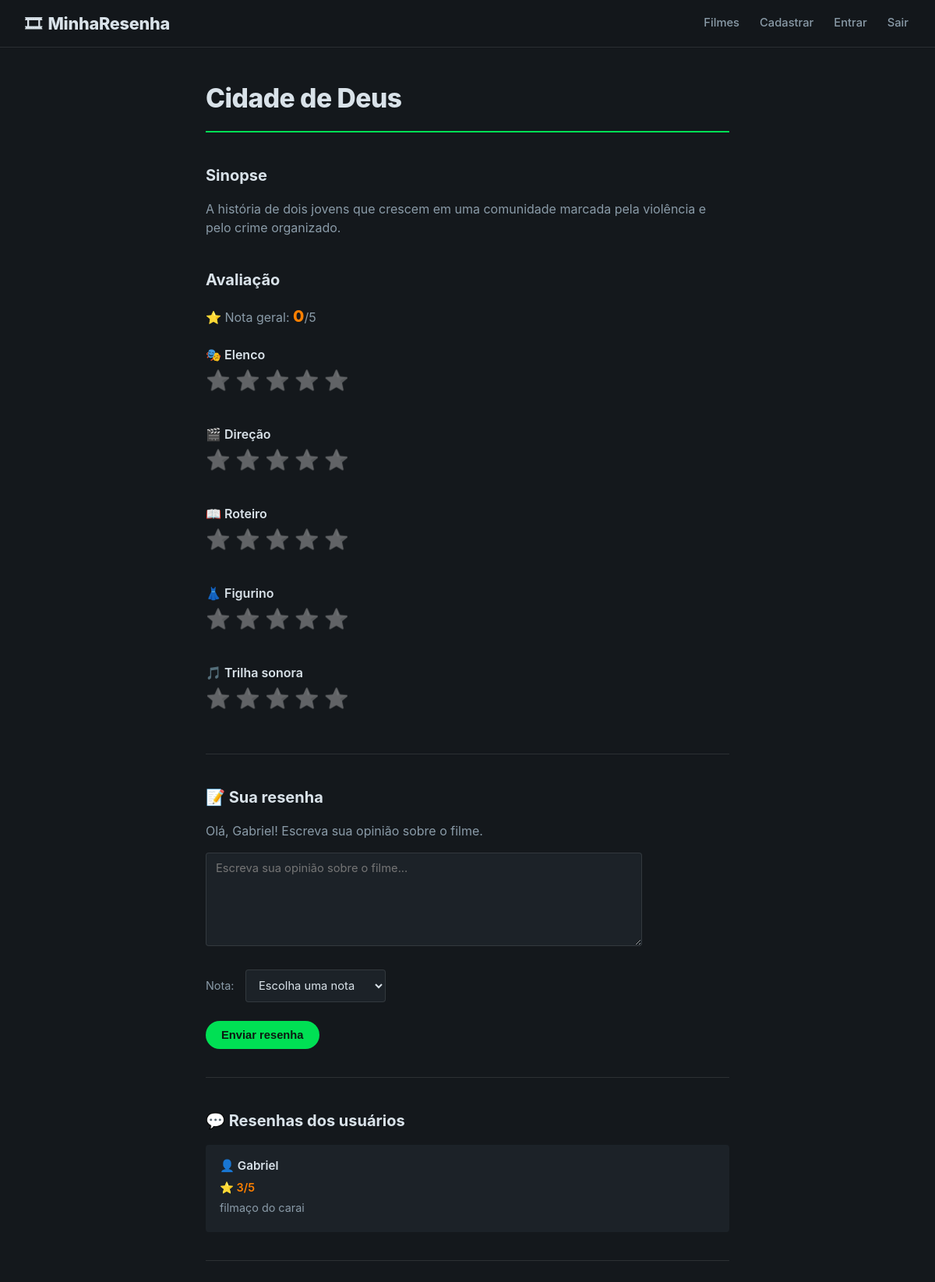
/filme/3 (signed in), run on the app's committed database.
### tables this page shows
CREATE TABLE filmes (
    id INTEGER PRIMARY KEY AUTOINCREMENT,
    titulo TEXT NOT NULL,
    ano INTEGER,
    genero TEXT,
    sinopse TEXT,
    imagem TEXT
);

CREATE TABLE usuarios (
    id INTEGER PRIMARY KEY AUTOINCREMENT,
    nome TEXT NOT NULL,
    email TEXT NOT NULL UNIQUE,
    senha TEXT NOT NULL
, admin INTEGER DEFAULT 0, foto TEXT);

CREATE TABLE resenhas (
    id INTEGER PRIMARY KEY AUTOINCREMENT,
    usuario_id INTEGER NOT NULL,
    filme_id INTEGER NOT NULL,
    texto TEXT NOT NULL,
    nota INTEGER NOT NULL,
    data TIMESTAMP DEFAULT CURRENT_TIMESTAMP
);

### letterbox.py (the view)
@app.route("/filme/<int:id>")
def filme(id):
    conexao = sqlite3.connect("filmes.db")
    cursor = conexao.cursor()
    cursor.execute(
        "SELECT * FROM filmes WHERE id = ?",
        (id,)
    )
    filme = cursor.fetchone()
    cursor.execute("""
        SELECT resenhas.texto, resenhas.nota, usuarios.nome
        FROM resenhas
        JOIN usuarios ON resenhas.usuario_id = usuarios.id
        WHERE resenhas.filme_id = ?
        ORDER BY resenhas.id DESC
    """, (id,))
    resenhas = cursor.fetchall()
    conexao.close()
    return render_template(
        "filme.html",
        filme=filme,
        resenhas=resenhas
    )

### templates/filme.html (shortened to what this page needs)
<!DOCTYPE html>
<html lang="pt-br">
<head>
    <link rel="stylesheet" href="{{ url_for('static', filename='filme.css') }}">
</head>
<body>
    <header>
        <h1>MinhaResenha</h1>
        <nav>
            <a href="/filmes">Filmes</a>
            <a href="/cadastro">Cadastrar</a>
            <a href="/login">Entrar</a>
            <a href="/logout">Sair</a>
        </nav>
    </header>
    <main>
        <h1>{{ filme[1] }}</h1>
        <h2>Sinopse</h2>
        <p>
            {{ filme[4] }}
        </p>
        <h2>Avaliação</h2>
        <p>
            ⭐ Nota geral:
            <span id="notaGeral">0</span>/5
        </p>
        <h3>🎭 Elenco</h3>
        <div class="estrelas" data-categoria="Elenco">
            <span data-nota="1">⭐</span>
            <span data-nota="2">⭐</span>
            <span data-nota="3">⭐</span>
            <span data-nota="4">⭐</span>
            <span data-nota="5">⭐</span>
        </div>
        <p id="notaElenco"></p>
        <h3>🎬 Direção</h3>
        <div class="estrelas" data-categoria="Direção">
            <span data-nota="1">⭐</span>
            <span data-nota="2">⭐</span>
            <span data-nota="3">⭐</span>
            <span data-nota="4">⭐</span>
            <span data-nota="5">⭐</span>
        </div>
        <p id="notaDirecao"></p>
        <h3>📖 Roteiro</h3>
        <div class="estrelas" data-categoria="Roteiro">
            <span data-nota="1">⭐</span>
            <span data-nota="2">⭐</span>
            <span data-nota="3">⭐</span>
            <span data-nota="4">⭐</span>
            <span data-nota="5">⭐</span>
        </div>
        <p id="notaRoteiro"></p>
        <h3>👗 Figurino</h3>
        <div class="estrelas" data-categoria="Figurino">
            <span data-nota="1">⭐</span>
            <span data-nota="2">⭐</span>
            <span data-nota="3">⭐</span>
            <span data-nota="4">⭐</span>
            <span data-nota="5">⭐</span>
        </div>
        <p id="notaFigurino"></p>
        <h3>🎵 Trilha sonora</h3>
        <div class="estrelas" data-categoria="Trilha sonora">
            <span data-nota="1">⭐</span>
            <span data-nota="2">⭐</span>
            <span data-nota="3">⭐</span>
            <span data-nota="4">⭐</span>
            <span data-nota="5">⭐</span>
        </div>
        <p id="notaTrilha"></p>
        <hr>
        {% if session.get("usuario_id") %}
            <h2>📝 Sua resenha</h2>
            <p>
                Olá, {{ session.get("usuario_nome") }}! Escreva sua opinião sobre o filme.
            </p>
            <form
                action="/filme/{{ filme[0] }}/resenha"
                method="POST"
            >
                <textarea
                    name="texto"
                    placeholder="Escreva sua opinião sobre o filme..."
                    required
                ></textarea>
                <br><br>
                <label for="nota">Nota:</label>
                <select name="nota" id="nota" required>
                    <option value="">
                        Escolha uma nota
                    </option>
                </select>
                <br><br>
                <button type="submit">
                    Enviar resenha
                </button>
            </form>
        {% endif %}
        <hr>
        <h2>💬 Resenhas dos usuários</h2>
        {% if resenhas %}
            {% for resenha in resenhas %}
                <div class="resenha">
                    <h3>
                        👤 {{ resenha[2] }}
                    </h3>
                    <p>
                        ⭐ {{ resenha[1] }}/5
                    </p>
                    <p>
                        {{ resenha[0] }}
                    </p>
                </div>
                <hr>
            {% endfor %}
        {% else %}
            <p>
                Esse filme ainda não possui resenhas.
            </p>
        {% endif %}
    </main>
</body>
</html>

### static/filme.css (style rules this page uses)
:root { --bg: #14181c; --surface: #1c2228; --surface-raised: #232a31; --border: rgba(255, 255, 255, 0.1); --text: #d9e2e9; --text-muted: #8a9ba8; --green: #00e054; --orange: #ff8000; --blue: #40bcf4; --radius: 4px; }
* { box-sizing: border-box; }
body { margin: 0; background: var(--bg); color: var(--text); font-family: -apple-system, "Segoe UI", Roboto, Helvetica, Arial, sans-serif; line-height: 1.5; }
header { position: sticky; top: 0; z-index: 10; display: flex; align-items: center; justify-content: space-between; flex-wrap: wrap; gap: 12px; padding: 14px 32px; background: rgba(20, 24, 28, 0.92); backdrop-filter: blur(6px); border-bottom: 1px solid var(--border); }
header h1 { margin: 0; font-size: 1.35rem; font-weight: 800; letter-spacing: -0.01em; }
header h1::before { content: "🎞"; margin-right: 8px; }
nav { display: flex; gap: 22px; flex-wrap: wrap; }
nav a { color: var(--text-muted); text-decoration: none; font-size: 0.92rem; font-weight: 500; padding: 4px 2px; border-bottom: 2px solid transparent; transition: color 0.15s ease, border-color 0.15s ease; }
main { max-width: 720px; margin: 0 auto; padding: 40px 24px 80px; }
main > h1 { font-size: 2.1rem; font-weight: 800; letter-spacing: -0.015em; margin: 0 0 28px; padding-bottom: 16px; border-bottom: 2px solid var(--green); }
main h2 { font-size: 1.25rem; font-weight: 700; margin: 40px 0 14px; }
main h3 { font-size: 1rem; font-weight: 600; margin: 22px 0 8px; color: var(--text); }
main > p { color: var(--text-muted); max-width: 65ch; }
hr { border: none; border-top: 1px solid var(--border); margin: 36px 0; }
#notaGeral { font-size: 1.3rem; font-weight: 800; color: var(--orange); }
.estrelas { display: flex; gap: 6px; margin-top: 4px; }
.estrelas span { font-size: 1.6rem; line-height: 1; cursor: pointer; filter: grayscale(1) opacity(0.4); transform-origin: center; transition: filter 0.12s ease, transform 0.12s ease; }
main p[id^="nota"] { min-height: 1.2em; font-size: 0.85rem; color: var(--text-muted); margin: 6px 0 0; }
form { margin-top: 12px; max-width: 560px; }
textarea, select { width: 100%; background: var(--surface); color: var(--text); border: 1px solid var(--border); border-radius: var(--radius); padding: 10px 12px; font-family: inherit; font-size: 0.92rem; }
textarea { min-height: 120px; resize: vertical; }
label { display: inline-block; margin-right: 10px; color: var(--text-muted); font-size: 0.9rem; }
select { width: auto; min-width: 180px; }
button[type="submit"] { background: var(--green); color: #0c1a12; border: none; font-size: 0.92rem; font-weight: 700; padding: 10px 20px; border-radius: 999px; cursor: pointer; transition: background 0.15s ease; }
.resenha { background: var(--surface); border-radius: var(--radius); padding: 16px 18px; margin: 16px 0; }
.resenha h3 { margin: 0 0 6px; font-size: 0.95rem; }
.resenha p { margin: 4px 0; color: var(--text-muted); font-size: 0.9rem; }
.resenha p:first-of-type { color: var(--orange); font-weight: 600; }

### data on the page
filmes: titulo "Cidade de Deus", sinopse "A história de dois jovens que crescem em uma comunidade marcada pela violência e pelo crime organizado."
usuarios: get "Gabriel"
resenhas: nome "Gabriel", nota "3", texto "filmaço do carai"
